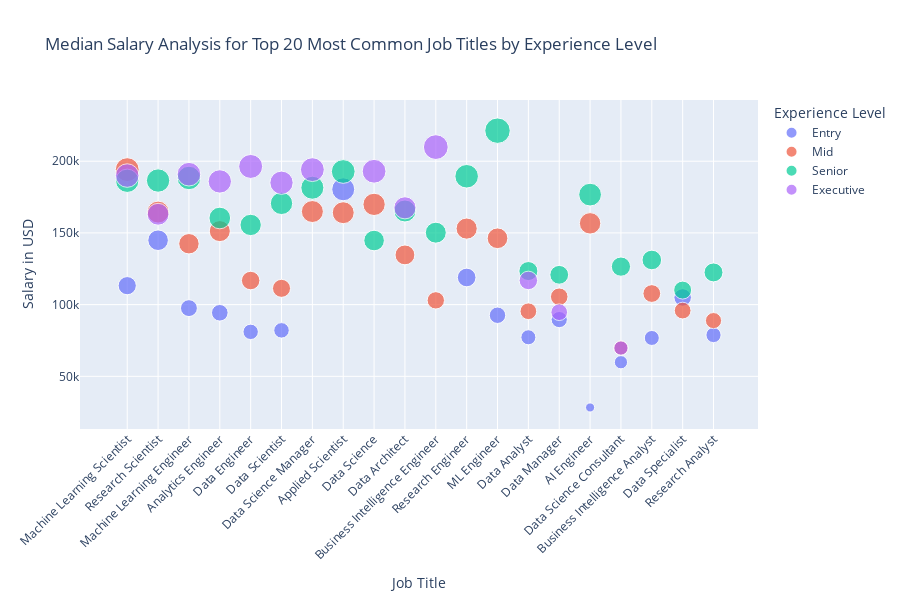

The cell this chart's notebook holds for it:
### Code cell
import plotly.express as px
import pandas as pd

# Filtering for the top 30 most frequent job titles
top_20_titles = df['Job Title'].value_counts().head(20).index
filtered_df = df[df['Job Title'].isin(top_20_titles)]

# Aggregating the data to show the average salary for each job title and experience level
agg_df = filtered_df.groupby(['Job Title', 'Experience Level'], as_index=False)['Salary in USD'].mean()

# Creating an interactive scatter plot with aggregated data for the top 30 most frequent job titles
fig = px.scatter(agg_df, x="Job Title", y="Salary in USD",
                 color="Experience Level", size="Salary in USD",
                 hover_data=['Job Title', 'Experience Level'],
                 title="Median Salary Analysis for Top 20 Most Common Job Titles by Experience Level",
                 size_max=18)

# Improving layout for better readability
fig.update_layout(xaxis={'categoryorder':'total descending', 'tickangle':-45},
                  height=600)

fig.show()
fig.write_html('scatter.html')

### Figure 1 — Plotly figure (JSON) as saved in the notebook; plotly's stock layout.template omitted (floating-point values rounded to 4 significant figures)
{"data": [{"customdata": [["Entry"], ["Entry"], ["Entry"], ["Entry"], ["Entry"], ["Entry"], ["Entry"], ["Entry"], ["Entry"], ["Entry"], ["Entry"], ["Entry"], ["Entry"], ["Entry"], ["Entry"], ["Entry"]], "hovertemplate": "Experience Level=%{customdata[0]}<br>Job Title=%{x}<br>Salary in USD=%{marker.size}<extra></extra>", "legendgroup": "Entry", "marker": {"color": "#636efa", "size": [28300.0, 94320.0, 180420, 76760.0, 77230.0, 81020.0, 89575, 59830.0, 82050.0, 105000, 92600.0, 97560.0, 113224, 78810.0, 118900.0, 144900.0], "sizemode": "area", "sizeref": 683.0, "symbol": "circle"}, "mode": "markers", "name": "Entry", "orientation": "v", "showlegend": true, "type": "scatter", "x": ["AI Engineer", "Analytics Engineer", "Applied Scientist", "Business Intelligence Analyst", "Data Analyst", "Data Engineer", "Data Manager", "Data Science Consultant", "Data Scientist", "Data Specialist", "ML Engineer", "Machine Learning Engineer", "Machine Learning Scientist", "Research Analyst", "Research Engineer", "Research Scientist"], "xaxis": "x", "y": [28300.0, 94320.0, 180420, 76760.0, 77230.0, 81020.0, 89575, 59830.0, 82050.0, 105000, 92600.0, 97560.0, 113224, 78810.0, 118900.0, 144900.0], "yaxis": "y"}, {"customdata": [["Mid"], ["Mid"], ["Mid"], ["Mid"], ["Mid"], ["Mid"], ["Mid"], ["Mid"], ["Mid"], ["Mid"], ["Mid"], ["Mid"], ["Mid"], ["Mid"], ["Mid"], ["Mid"], ["Mid"], ["Mid"], ["Mid"], ["Mid"]], "hovertemplate": "Experience Level=%{customdata[0]}<br>Job Title=%{x}<br>Salary in USD=%{marker.size}<extra></extra>", "legendgroup": "Mid", "marker": {"color": "#EF553B", "size": [156700.0, 151274, 164100.0, 107700.0, 103000.0, 95390.0, 134700.0, 116800.0, 105500.0, 169900, 69750.0, 164900.0, 111400.0, 95850.0, 146300.0, 142500.0, 194150, 88860.0, 153018, 164500.0], "sizemode": "area", "sizeref": 683.0, "symbol": "circle"}, "mode": "markers", "name": "Mid", "orientation": "v", "showlegend": true, "type": "scatter", "x": ["AI Engineer", "Analytics Engineer", "Applied Scientist", "Business Intelligence Analyst", "Business Intelligence Engineer", "Data Analyst", "Data Architect", "Data Engineer", "Data Manager", "Data Science", "Data Science Consultant", "Data Science Manager", "Data Scientist", "Data Specialist", "ML Engineer", "Machine Learning Engineer", "Machine Learning Scientist", "Research Analyst", "Research Engineer", "Research Scientist"], "xaxis": "x", "y": [156700.0, 151274, 164100.0, 107700.0, 103000.0, 95390.0, 134700.0, 116800.0, 105500.0, 169900, 69750.0, 164900.0, 111400.0, 95850.0, 146300.0, 142500.0, 194150, 88860.0, 153018, 164500.0], "yaxis": "y"}, {"customdata": [["Senior"], ["Senior"], ["Senior"], ["Senior"], ["Senior"], ["Senior"], ["Senior"], ["Senior"], ["Senior"], ["Senior"], ["Senior"], ["Senior"], ["Senior"], ["Senior"], ["Senior"], ["Senior"], ["Senior"], ["Senior"], ["Senior"], ["Senior"]], "hovertemplate": "Experience Level=%{customdata[0]}<br>Job Title=%{x}<br>Salary in USD=%{marker.size}<extra></extra>", "legendgroup": "Senior", "marker": {"color": "#00cc96", "size": [176700.0, 160400.0, 192800.0, 131100.0, 150170, 123400.0, 165300.0, 155600.0, 120800.0, 144700.0, 126500.0, 181500.0, 170600.0, 110100.0, 221300.0, 188300.0, 186400.0, 122500.0, 189500.0, 186500.0], "sizemode": "area", "sizeref": 683.0, "symbol": "circle"}, "mode": "markers", "name": "Senior", "orientation": "v", "showlegend": true, "type": "scatter", "x": ["AI Engineer", "Analytics Engineer", "Applied Scientist", "Business Intelligence Analyst", "Business Intelligence Engineer", "Data Analyst", "Data Architect", "Data Engineer", "Data Manager", "Data Science", "Data Science Consultant", "Data Science Manager", "Data Scientist", "Data Specialist", "ML Engineer", "Machine Learning Engineer", "Machine Learning Scientist", "Research Analyst", "Research Engineer", "Research Scientist"], "xaxis": "x", "y": [176700.0, 160400.0, 192800.0, 131100.0, 150170, 123400.0, 165300.0, 155600.0, 120800.0, 144700.0, 126500.0, 181500.0, 170600.0, 110100.0, 221300.0, 188300.0, 186400.0, 122500.0, 189500.0, 186500.0], "yaxis": "y"}, {"customdata": [["Executive"], ["Executive"], ["Executive"], ["Executive"], ["Executive"], ["Executive"], ["Executive"], ["Executive"], ["Executive"], ["Executive"], ["Executive"], ["Executive"], ["Executive"]], "hovertemplate": "Experience Level=%{customdata[0]}<br>Job Title=%{x}<br>Salary in USD=%{marker.size}<extra></extra>", "legendgroup": "Executive", "marker": {"color": "#ab63fa", "size": [185900.0, 209850, 116875, 167500, 196400.0, 94710.0, 193000, 69741, 194100.0, 185000.0, 190950, 190000, 163000.0], "sizemode": "area", "sizeref": 683.0, "symbol": "circle"}, "mode": "markers", "name": "Executive", "orientation": "v", "showlegend": true, "type": "scatter", "x": ["Analytics Engineer", "Business Intelligence Engineer", "Data Analyst", "Data Architect", "Data Engineer", "Data Manager", "Data Science", "Data Science Consultant", "Data Science Manager", "Data Scientist", "Machine Learning Engineer", "Machine Learning Scientist", "Research Scientist"], "xaxis": "x", "y": [185900.0, 209850, 116875, 167500, 196400.0, 94710.0, 193000, 69741, 194100.0, 185000.0, 190950, 190000, 163000.0], "yaxis": "y"}], "layout": {"height": 600, "legend": {"itemsizing": "constant", "title": {"text": "Experience Level"}, "tracegroupgap": 0}, "title": {"text": "Median Salary Analysis for Top 20 Most Common Job Titles by Experience Level"}, "xaxis": {"anchor": "y", "categoryorder": "total descending", "domain": [0, 1], "tickangle": -45, "title": {"text": "Job Title"}}, "yaxis": {"anchor": "x", "domain": [0, 1], "title": {"text": "Salary in USD"}}}}
